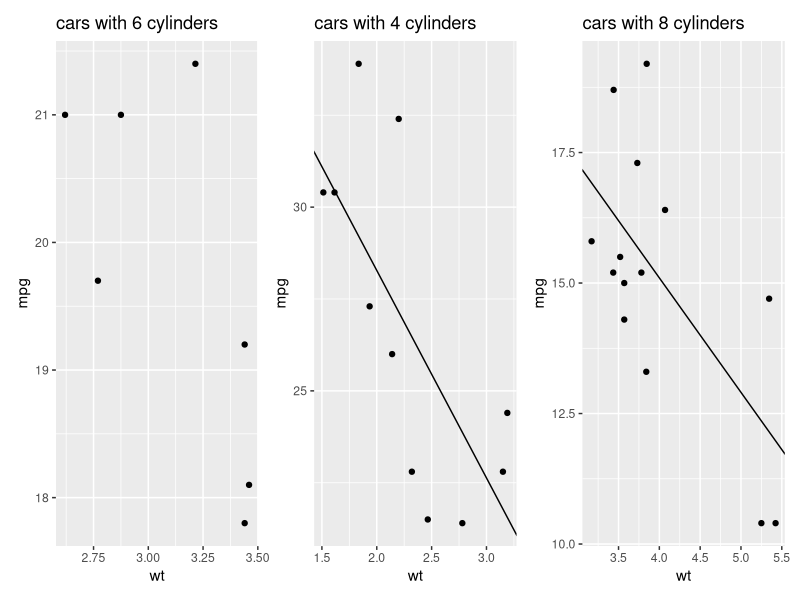

Write the R code that produced this figure.
## ---- chunk 1
# load the tidyverse
library(tidyverse)
## ---- chunk 2
# nest mtcars into a list of dataframes based on number of cylinders
nested_cars = as_tibble(mtcars, 
                        rownames = "car_name") %>% 
  group_by(cyl) %>% 
  nest()

nested_cars

# get column class
sapply(nested_cars, class)
## ---- chunk 3
# use unnest to recover the original data frame
unnest(nested_cars, cols = "data")

# unnesting preserves groups
groups(unnest(nested_cars, cols = "data"))
## ---- chunk 4
# how many rows in each nested tibble?
for (i in seq_along(nested_cars$data)) {
  print(nrow(nested_cars$data[[i]]))
}

# what is the class of each element?
lapply(X = nested_cars$data, FUN = class)
## ---- chunk 5
# get the number of rows in data
map(.x = nested_cars$data, .f = nrow)
## ---- chunk 6
# get the square root of each integer 1 - 10
some_numbers = 1:3
map(some_numbers, sqrt)
## ---- chunk 7
# use map_dbl to get a vector of square roots
some_numbers = 1:10
map_dbl(some_numbers, sqrt)

# map_chr will convert the output to a character
map_chr(some_numbers, sqrt)

# map_lgl returns TRUE/FALSE values
some_numbers = c(NA, 1:3, NA, NaN, Inf, -Inf)
map_lgl(some_numbers, is.na)
## ---- chunk 8
# split mtcars into 3 dataframes, one per cylinder number
some_list = split(mtcars, mtcars$cyl)

# get the first two rows of each dataframe
map_df(some_list, head, n = 2)
## ---- chunk 9
# the same as above but with a pipe
some_list %>% 
  map_dfr(head, n = 2)
## ---- chunk 10
some_list %>% 
  map_dfc(head, n = 2)
## ---- chunk 11
# get the number of rows per dataframe, the mean mileage, and the first car
nested_cars = nested_cars %>%
  mutate(
    # use the int return to get the number of rows
    n_rows = map_int(data, nrow),
    
    # double return for mean mileage
    mean_mpg = map_dbl(data, function(df) {mean(df$mpg)}),
    
    # character return to get first car
    first_car = map_chr(data, function(df) {first(df$car_name)}
    )
  )

# examine the output
nested_cars
## ---- chunk 12
# split mtcars by cylinder number and run an lm only if there are more than 10 rows
data = nest(mtcars, data = -cyl)

data = mutate(data,
              model = map_if(.x = data,
                             
                             # this is the predicate
                             # which elements should be operated on?
                             .p = function(x){
                               nrow(x) > 10
                             },
                             
                             # this is the function to use
                             # if the predicate is satisfied
                             .f = function(x){
                               lm(mpg ~ wt, data = x)
                             }))
# check the data structure
data
## ---- chunk 13
# consider 2 vectors and replicate the simple vector addition using map2
map2_int(.x = 1:5, 
         .y = 6:10,
         .f = sum)
## ---- chunk 14
# make a named list for this example
this_list = list(a = "first letter",
                 b = "second letter")

# a not particularly useful example
map2(this_list, names(this_list),
     function(x, y) {
       glue::glue('{x} : {y}')
     })

# imap can also do this
imap(this_list,
     function(x, .y){
       glue::glue('{x} : {.y}')
     })
## ---- chunk 15
# operate on three different lists
list_01 = as.list(1:3)
list_02 = as.list(letters[1:3])
list_03 = as.list(rainbow(3))

# print a few statements
pmap_chr(list(list_01, list_02, list_03),
         function(l1, l2, l3){
           glue::glue('number {l1}, letter {l2}, colour {l3}')
         })
## ---- chunk 16
nested_data <-
  mtcars %>%
  as_tibble(rownames = "car") %>% 
  tidyr::nest(data = -cyl) %>% 
  mutate(data,
         model = map_if(.x = data,
                        
                        # this is the predicate
                        # which elements should be operated on?
                        .p = function(x){
                          nrow(x) > 10
                        },
                        
                        # this is the function to use
                        # if the predicate is satisfied
                        .f = function(x){
                          lm(mpg ~ wt, data = x)
                        })) %>% 
  
  mutate(m_coef = map(model,
                      
                      # use case when to get model coefficients
                      function(x) {
                        dplyr::case_when(
                          "lm" %in% class(x) ~ {
                            list(coef(x))
                          },
                          TRUE ~ {
                            list(c(NA,NA))
                          }
                        )}), 
         
         # work on the two element double vector of coefficients
         m_coef = map(m_coef, function(x){
           tibble(coef = unlist(x),
                  param = c("intercept", "wt")) %>% 
             pivot_wider(names_from = "param",
                         values_from = "coef")
         }),
         
         # work on the raw data and the coefficients
         plot = pmap(list(cyl, data, m_coef), function(cyl, x, y){
           
           # pay no attention to the ggplot for now
           ggplot2::ggplot()+
             geom_point(data = x,
                        aes(wt, mpg))+
             geom_abline(data = y,
                         aes(slope = wt,
                             intercept = intercept))+
             labs(title = glue::glue('cars with {cyl} cylinders'))
         })
  )
## ---- chunk 17
# use map to make a 2 level list
this_list = split(mtcars, mtcars$cyl) %>% 
  map(function(df){ split(df, df$gear) })

# map over the second level to count the number of 
# cars with N gears in the set of cars with M cylinders
# display only for cyl = 4
map_depth(this_list[1], 2, nrow)
## ---- chunk 18
this_list = split(mtcars, mtcars$cyl)

iwalk(this_list,
      function(df, .y){
        print(glue::glue('{nrow(df)} cars with {.y} cylinders'))
      })
## ---- chunk 19
vec = as.integer(1:10)

tryCatch(
  expr = {
    
    # this is what we want you to look at
    
    modify(vec, function(x) { (x + 2) })
    
  },
  
  # do not pay attention to this
  error = function(e){
    print(toString(e))
  }
)
## ---- chunk 20
modify(vec, function(x) { as.integer(x + 2) })
## ---- chunk 21
# a list containing numbers
this_list = list(a = 1, b = -1, c = 2, d = NULL, e = NA)

# remove the empty element
# this must be done before using keep on the list
this_list = compact(this_list)
## ---- chunk 22
# use discard to remove the NA
this_list = discard(this_list, .p =is.na)

# keep list elements which are positive
keep(this_list, .p = function(x){ x > 0 })
## ---- chunk 23
1:10 %>% 
  head_while(.p = function(x) x < 5)
## ---- chunk 24
this_list = list(a = 1:3, b = 3:4, c = 5:10)

reduce(this_list, c)
## ---- chunk 25
# sample mtcars
mtcars = as_tibble(mtcars, rownames = "car")

sampled_data = map(1:10, function(x){
  sample_n(mtcars, nrow(mtcars)-5)
  })

# get cars which appear in all samples
sampled_data = reduce(sampled_data, 
                      dplyr::inner_join)
## ---- chunk 26
# make a list
this_list = list(a = 1:3, b = 3:6, c = 5:10, d = c(1,2,5,10,12))

# a multiple accumulate can help
accumulate(this_list, union, .dir = "forward")
## ---- chunk 27
this_list = list(a = rep("a", 3),
                 b = rep("b", 4))

this_list

# use flatten chr to get a character vector
flatten_chr(this_list)
## ---- chunk 28
this_list = split(mtcars, mtcars$cyl) %>% 
  map(function(df) split(df, df$gear))

# from a list of lists where cars are divided by cylinders and then
# gears, this is now a list of lists where cars are divided by
# gears and then cylinders
transpose(this_list[1])
## ---- chunk 29
# use patchwork on list
patchwork::wrap_plots(nested_data$plot)
